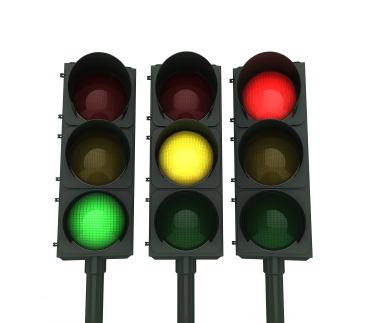
#> input picture traffic-light/traffic-light2.jpg, 371 x 323 px
$ python traffic.py   (older library calls are emulated)
#> lines starting #> are read from the running program, lines starting #| are printed output that depends on the picture; after the words box and inside, x2 and y2 are one past the last pixel; in counts of white or black regions, pixels touching at a corner belong together
#!/usr/bin/python3

import cv2 as cv
import numpy as np

img = cv.imread('traffic-light2.jpg')
#> img is the input picture: shape (323, 371, 3); mean B, G, R 167, 175.3, 175.3

redLightOn = ([0, 10, 127], [85, 85, 255])
yellowLightOn = ([24, 100, 122], [105, 255, 255])
greenLightOn = ([25, 115, 31], [126, 255, 100])

def getMaskImage(image, range):
#> called with range = ([0, 10, 127], [85, 85, 255])
    lower = np.array(range[0], dtype="uint8")
    upper = np.array(range[1], dtype="uint8")
    mask = cv.inRange(image, lower, upper)
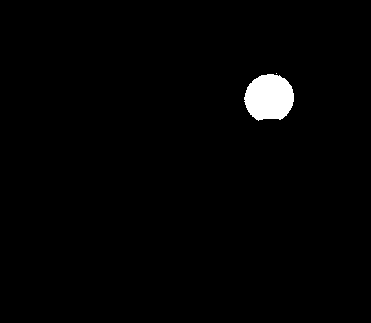
#> mask: shape (323, 371); 1.5% white; 2 white regions (1 under 20 px), largest, box (x1, y1, x2, y2) and area: (244, 74, 294, 121) 1832
    # cv.imshow('mask', mask)
    output = cv.bitwise_and(image, image, mask = mask)
    return mask

def isLightOn(image, range):
    imMask = getMaskImage(image, range)
    blur = cv.GaussianBlur(imMask, (11,11), 0)
    (_, thresh) = cv.threshold(blur, 127, 255, cv.THRESH_BINARY)
#> thresh: shape (323, 371); 1.5% white; 1 white region
    # cv.imshow('threshmask', thresh)
    (_, conts, _) = cv.findContours(thresh, cv.RETR_EXTERNAL, cv.CHAIN_APPROX_SIMPLE)
#> conts = 1 contour; box (x1, y1, x2, y2) and area: (244, 74, 294, 120) 1754
    biggestConts = sorted(conts, key=cv.contourArea, reverse=True)[0]
#> biggestConts = contour of 62 points, box (x1, y1, x2, y2) (244, 74, 294, 120), area 1754
    approx = cv.approxPolyDP(biggestConts, 0.01*cv.arcLength(biggestConts, True), True)
#> approx = contour of 13 points, box (x1, y1, x2, y2) (244, 74, 294, 120), area 1748
    area = cv.contourArea(biggestConts)
#> area = 1754
    # number of point in approx is more large, its more likely circle (8>bigger almost normal polygon - triangle, square, pentagon, hexagon)
    if((len(approx)>8) & (area>1000) ):
        # finally, get the min enclosing circle
        (x, y), radius = cv.minEnclosingCircle(biggestConts)
#> x = 268.6; y = 97.3; radius = 24.79
        center = (int(x), int(y))
#> center = (268, 97)
        radius = int(radius)
#> radius = 24
        return True, (int(x), int(y), int(radius))
    else:
        return False, 0

redStatus, redCircle = isLightOn(img, redLightOn)
#> redStatus = True; redCircle = (268, 97, 24)
if redStatus:
    cv.circle(img, (redCircle[0], redCircle[1]), redCircle[2], (33,248,17), 2)
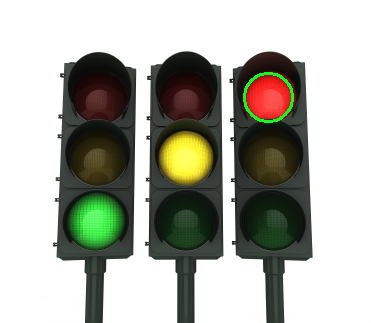
#> img: shape (323, 371, 3); 0.39% of pixels changed, all inside (x1, y1, x2, y2) = (243, 72, 294, 123)

yellowStatus, yellowCircle = isLightOn(img, yellowLightOn)
#> call 2 of getMaskImage, with range = ([24, 100, 122], [105, 255, 255])
#> in getMaskImage (call 2), `mask = cv.inRange(image, lower, upper)`:
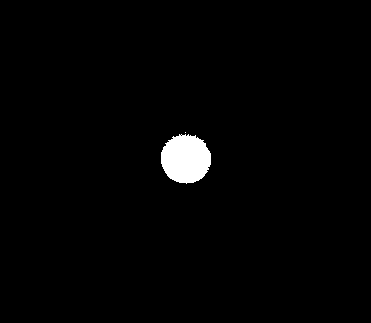
#> mask: shape (323, 371); 1.6% white; 2 white regions (1 under 20 px), largest, box (x1, y1, x2, y2) and area: (161, 134, 211, 184) 1930
#> in isLightOn (call 2), `(_, thresh) = cv.threshold(blur, 127, 255, cv.THRESH_BINARY)`: thresh: shape (323, 371); 1.6% white; 1 white region
#> in isLightOn (call 2), `(_, conts, _) = cv.findContours(thresh, cv.RETR_EXTERNAL, cv.CHAIN_APP..`: conts = 1 contour; box (x1, y1, x2, y2) and area: (161, 135, 211, 183) 1850
#> yellowStatus = True; yellowCircle = (185, 158, 25)
if yellowStatus:
    cv.circle(img, (yellowCircle[0], yellowCircle[1]), yellowCircle[2], (33,248,17), 2)
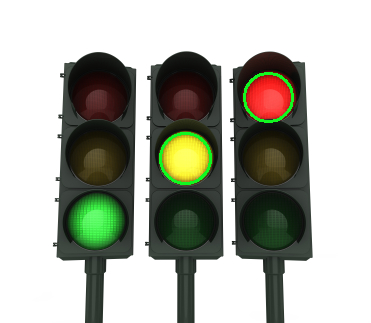
#> img: shape (323, 371, 3); 0.41% of pixels changed, all inside (x1, y1, x2, y2) = (159, 132, 212, 185)

greentatus, greenCircle = isLightOn(img, greenLightOn)
#> call 3 of getMaskImage, with range = ([25, 115, 31], [126, 255, 100])
#> in getMaskImage (call 3), `mask = cv.inRange(image, lower, upper)`:
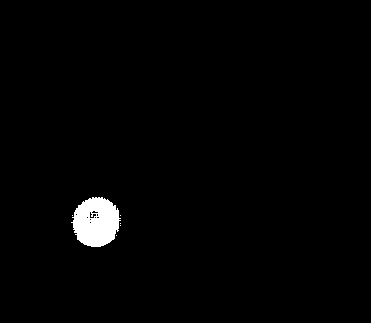
#> mask: shape (323, 371); 1.5% white; 6 white regions (5 under 20 px), largest, box (x1, y1, x2, y2) and area: (71, 197, 121, 247) 1822
#> in isLightOn (call 3), `(_, thresh) = cv.threshold(blur, 127, 255, cv.THRESH_BINARY)`: thresh: shape (323, 371); 1.5% white; 1 white region
#> in isLightOn (call 3), `(_, conts, _) = cv.findContours(thresh, cv.RETR_EXTERNAL, cv.CHAIN_APP..`: conts = 1 contour; box (x1, y1, x2, y2) and area: (73, 197, 120, 247) 1780
#> greentatus = True; greenCircle = (95, 221, 25)
if greentatus:
    cv.circle(img, (greenCircle[0], greenCircle[1]), greenCircle[2], (33,248,17), 2)
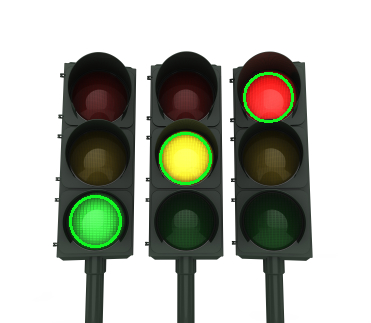
#> img: shape (323, 371, 3); 0.41% of pixels changed, all inside (x1, y1, x2, y2) = (69, 195, 122, 248)

cv.imshow('image', img)

cv.waitKey(0)
cv.destroyAllWindows()
